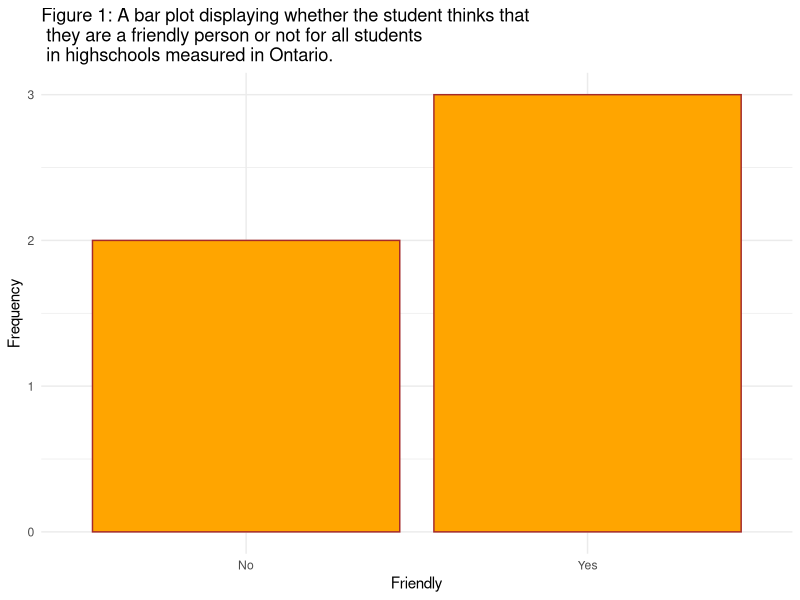

Here is the R script that generated this plot:
## ---- chunk 1

# Here you can load in and clean the data (you may need to do the cleaning in a separate R script - this is up to you). 
library(tidyverse)


# You may need additional chunks, in case you want to include some of the cleaning output.

## ---- chunk 2

# Here you can simulate and clean the data. 

# You may need additional chunks, in case you want to include some of the cleaning output. 

# I have included some example code below, but it should be changed, as it is likely not relevant and doesn't really appropriately simulate heights.

set.seed(1234)
height <- runif(n=5, min=0, max=4)
friendly <- sample(x=c("yeah", "No"), size=5, replace=T)

sim_data <- tibble(height, friendly)

## ---- chunk 3

# Here you can clean your data (if needed). 

# Below is an example of me changing the "yeah"s to "Yes"s

sim_data_clean <- sim_data %>% 
  mutate(friendly_clean  = case_when(friendly=="yeah" ~ "Yes",
                                     friendly=="No"~"No")) %>% 
  select(-friendly)

## ---- chunk 4

# Use this to create some plots. 

sim_data_clean %>% ggplot(aes(x=friendly_clean))+
  geom_bar(fill="orange", col="brown") +
  theme_minimal() + 
  labs(x = "Friendly",
       y = "Frequency",
       title = "Figure 1: A bar plot displaying whether the student thinks that \n they are a friendly person or not for all students \n in highschools measured in Ontario.") 

## ---- chunk 5

# Here you can derive the CIs of interest based off the simulated data in a previous chunk.

## ---- chunk 6
head(sim_data)
